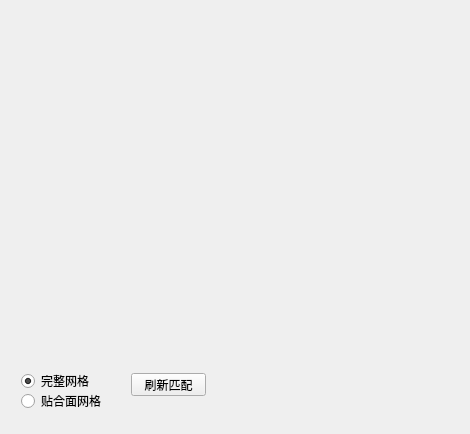
<?xml version="1.0" encoding="UTF-8"?>
<ui version="4.0">
 <class>MeshMatchAssemblyViewer</class>
 <widget class="QWidget" name="MeshMatchAssemblyViewer">
  <property name="geometry">
   <rect>
    <x>0</x>
    <y>0</y>
    <width>470</width>
    <height>434</height>
   </rect>
  </property>
  <property name="windowTitle">
   <string>MeshMatchAssemblyViewer</string>
  </property>
  <layout class="QVBoxLayout" name="verticalLayout">
   <item>
    <widget class="HoopsView" name="hoopsview" native="true"/>
   </item>
   <item>
    <widget class="QWidget" name="widget_2" native="true">
     <property name="minimumSize">
      <size>
       <width>0</width>
       <height>60</height>
      </size>
     </property>
     <property name="maximumSize">
      <size>
       <width>16777215</width>
       <height>60</height>
      </size>
     </property>
     <widget class="QPushButton" name="pushButton_Refresh_Matching">
      <property name="geometry">
       <rect>
        <x>120</x>
        <y>10</y>
        <width>75</width>
        <height>23</height>
       </rect>
      </property>
      <property name="text">
       <string>刷新匹配</string>
      </property>
     </widget>
     <widget class="QRadioButton" name="radioButton">
      <property name="geometry">
       <rect>
        <x>10</x>
        <y>10</y>
        <width>121</width>
        <height>16</height>
       </rect>
      </property>
      <property name="text">
       <string>完整网格</string>
      </property>
      <property name="checked">
       <bool>true</bool>
      </property>
     </widget>
     <widget class="QRadioButton" name="radioButton_2">
      <property name="geometry">
       <rect>
        <x>10</x>
        <y>30</y>
        <width>121</width>
        <height>16</height>
       </rect>
      </property>
      <property name="text">
       <string>贴合面网格</string>
      </property>
     </widget>
    </widget>
   </item>
  </layout>
 </widget>
 <layoutdefault spacing="6" margin="11"/>
 <customwidgets>
  <customwidget>
   <class>HoopsView</class>
   <extends>QWidget</extends>
   <header location="global">hoopsview.h</header>
   <container>1</container>
  </customwidget>
 </customwidgets>
 <resources/>
 <connections/>
</ui>
